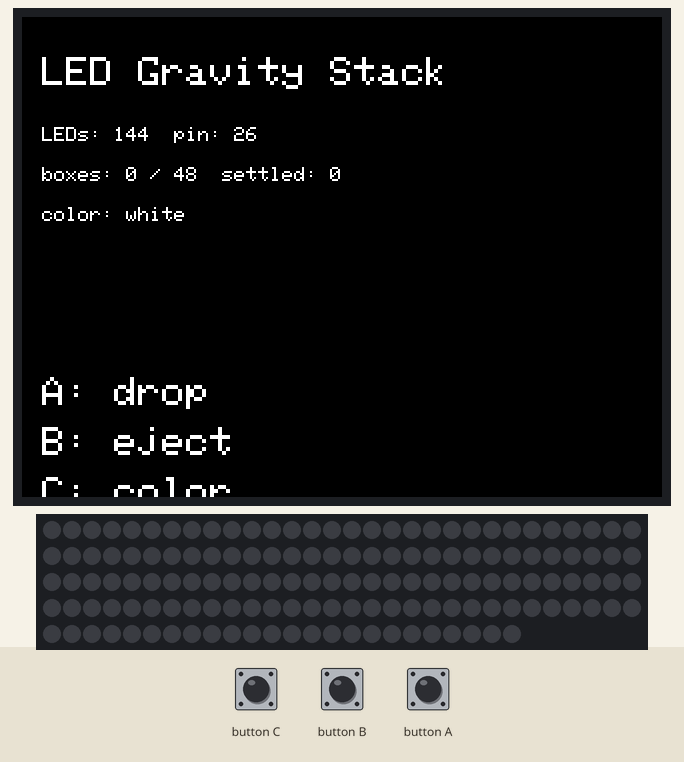
This program was run on a simulated ESP32. On the bench: 320×240 colour display, 144 RGB LEDs in strip order, left to right, continuing on the next row. The inputs (shaded band) are chosen by the test bench. Dim RGB values are drawn brighter than linear; random numbers use the default seed unless the program sets one.

Above: at 1.4 s.
1.5 s: button A pressed for 0.15 s
At 1.79 s:
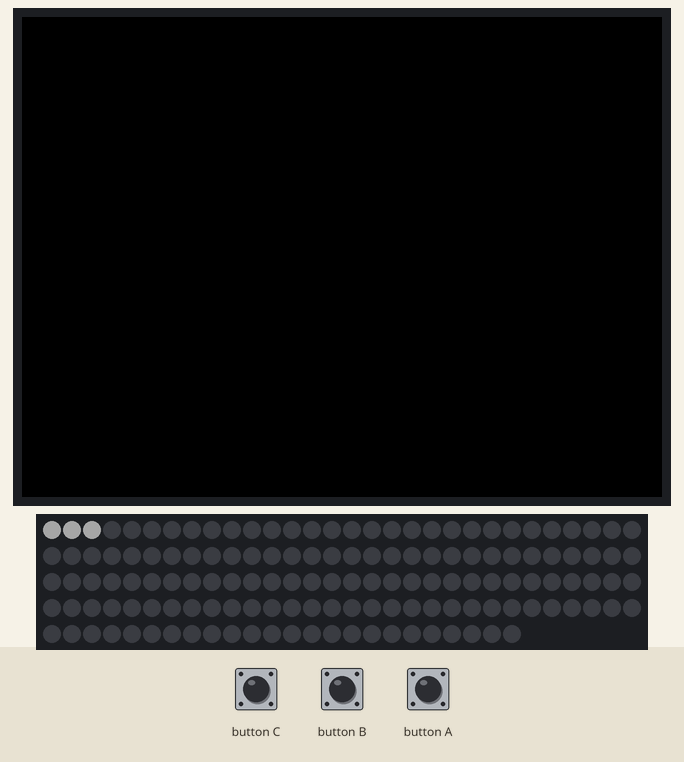
2.2 s: button B pressed for 0.15 s
At 2.76 s:
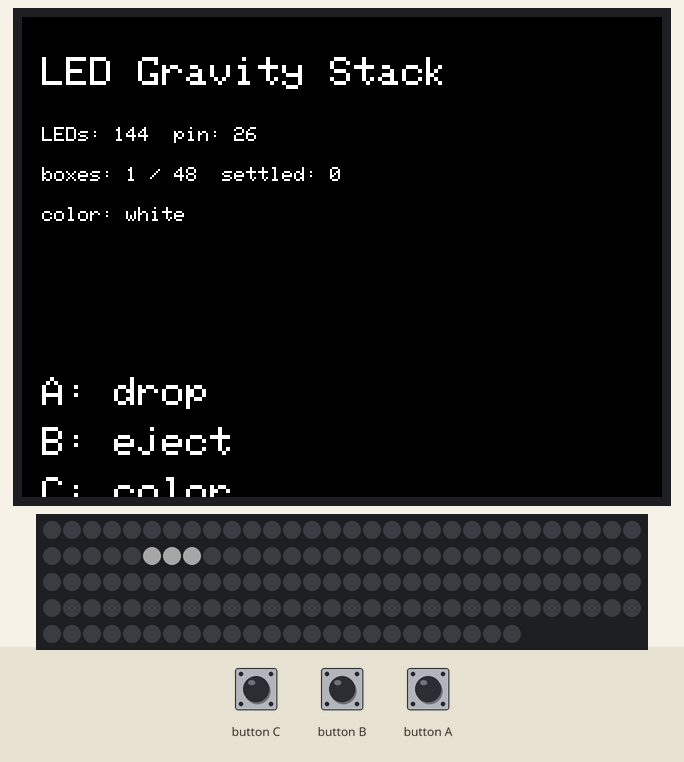
2.9 s: button C pressed for 0.15 s
At 4.4 s:
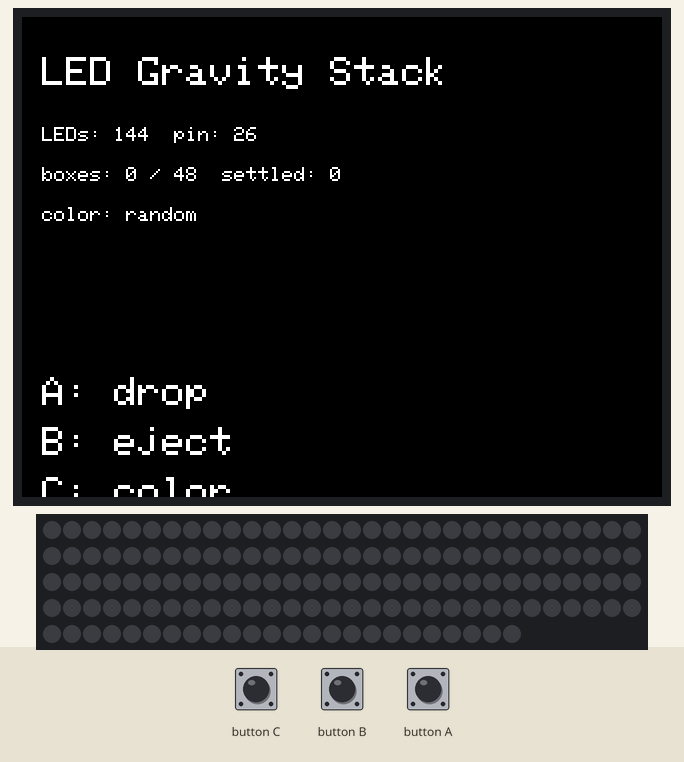
6.0 s: button B pressed for 1 s
10.0 s: button A pressed for 1 s
11.6 s: button C pressed for 1 s
At 12.0 s:
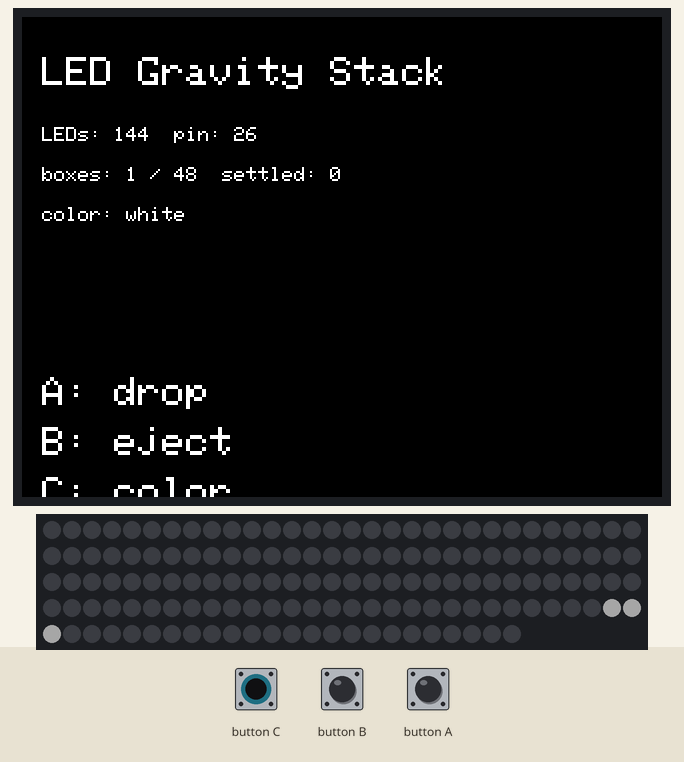
Timing chart, 0 to 14.2 s (numbered marks = the images above; inputs shaded):
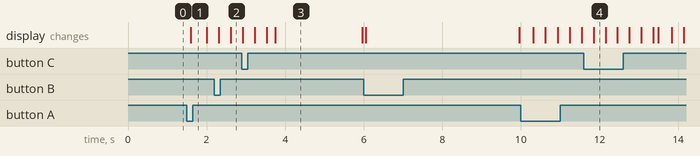

Measured:
- what the display in image 3 shows lasts 2.3 s, from 3.7 s to 6.0 s

The program:

main.cpp
```cpp
#include <M5Stack.h>
#include <FastLED.h>

// --- LED tape (GROVE Port B = GPIO 26) ---
#define LED_PIN 26
#define NUM_LEDS 144
#define COLOR_ORDER GRB
#define BRIGHTNESS 40

// 「白いボックス」のドット幅
#define BOX_SIZE 3
#define MAX_BOXES (NUM_LEDS / BOX_SIZE)

// 物理パラメータ（見た目で調整）
static const float GRAVITY = 160.0f;     // LED/s^2
static const float RESTITUTION = 0.68f;  // 反発係数 (<1 で収束)
static const float STOP_SPEED = 5.0f;    // これ以下で着地静止
static const float FLOOR_EPS = 0.08f;

CRGB leds[NUM_LEDS];

enum class BoxState : uint8_t { Falling, Settled, Ejecting };

struct Box {
  float pos;  // 上端 (0=先頭/上、大きいほど下)
  float vel;  // LED/s（下向き正）
  BoxState state;
  CRGB color;
};

Box boxes[MAX_BOXES];
int boxCount = 0;
bool colorMode = false;  // false=白一色, true=各ボックス別色

uint32_t lastMs = 0;
bool lcdDirty = true;

CRGB randomBoxColor() {
  // 暗すぎない彩度高めの色
  return CHSV(random8(), 255, 255);
}

void clearLeds() { fill_solid(leds, NUM_LEDS, CRGB::Black); }

void drawBoxes() {
  clearLeds();
  for (int i = 0; i < boxCount; ++i) {
    CRGB c = colorMode ? boxes[i].color : CRGB::White;
    int start = int(boxes[i].pos + 0.5f);
    for (int j = 0; j < BOX_SIZE; ++j) {
      int idx = start + j;
      if (idx >= 0 && idx < NUM_LEDS) {
        leds[idx] = c;
      }
    }
  }
  FastLED.show();
}

void toggleColorMode() {
  colorMode = !colorMode;
  if (colorMode) {
    for (int i = 0; i < boxCount; ++i) {
      boxes[i].color = randomBoxColor();
    }
  }
  lcdDirty = true;
}

int countSettled() {
  int n = 0;
  for (int i = 0; i < boxCount; ++i) {
    if (boxes[i].state == BoxState::Settled) ++n;
  }
  return n;
}

bool canDrop() {
  if (boxCount >= MAX_BOXES) return false;
  for (int i = 0; i < boxCount; ++i) {
    if (boxes[i].pos < float(BOX_SIZE + 1)) return false;
  }
  return true;
}

void dropFromTop() {
  if (!canDrop()) return;
  Box &b = boxes[boxCount++];
  b.pos = 0.0f;
  b.vel = 0.0f;
  b.state = BoxState::Falling;
  b.color = randomBoxColor();
  lcdDirty = true;
}

void ejectAll() {
  if (boxCount == 0) return;
  for (int i = 0; i < boxCount; ++i) {
    boxes[i].state = BoxState::Ejecting;
    if (boxes[i].vel < 40.0f) boxes[i].vel = 40.0f;
  }
  lcdDirty = true;
}

void removeFinishedEjects() {
  for (int i = boxCount - 1; i >= 0; --i) {
    if (boxes[i].state == BoxState::Ejecting &&
        boxes[i].pos >= float(NUM_LEDS)) {
      for (int j = i; j < boxCount - 1; ++j) {
        boxes[j] = boxes[j + 1];
      }
      --boxCount;
      lcdDirty = true;
    }
  }
}

// 自分より下の箱（または床）に乗るときの、自分の上端位置
float supportTop(int self) {
  float best = float(NUM_LEDS - BOX_SIZE);
  for (int i = 0; i < boxCount; ++i) {
    if (i == self) continue;
    const Box &o = boxes[i];
    if (o.state == BoxState::Ejecting) continue;
    if (o.pos + 0.01f < boxes[self].pos) continue;  // 自分より上は無視
    float land = o.pos - float(BOX_SIZE);
    if (land < best) best = land;
  }
  return best;
}

void updatePhysics(float dt) {
  for (int i = 0; i < boxCount; ++i) {
    Box &b = boxes[i];
    if (b.state == BoxState::Settled) continue;
    b.vel += GRAVITY * dt;
    b.pos += b.vel * dt;
  }

  // 下側（pos 大）から順に解決
  int order[MAX_BOXES];
  for (int i = 0; i < boxCount; ++i) order[i] = i;
  for (int a = 0; a < boxCount - 1; ++a) {
    for (int b = a + 1; b < boxCount; ++b) {
      if (boxes[order[a]].pos < boxes[order[b]].pos) {
        int t = order[a];
        order[a] = order[b];
        order[b] = t;
      }
    }
  }

  for (int k = 0; k < boxCount; ++k) {
    int i = order[k];
    Box &b = boxes[i];
    if (b.state == BoxState::Settled || b.state == BoxState::Ejecting) {
      continue;
    }

    const float floor = supportTop(i);
    if (b.pos >= floor) {
      b.pos = floor;
      b.vel = -b.vel * RESTITUTION;
      // 支えが Settled（または床）のときだけ静止判定
      bool solidSupport = true;
      for (int j = 0; j < boxCount; ++j) {
        if (j == i) continue;
        if (boxes[j].state == BoxState::Ejecting) continue;
        if (fabsf((boxes[j].pos - float(BOX_SIZE)) - floor) < 0.5f) {
          if (boxes[j].state == BoxState::Falling) {
            solidSupport = false;
          }
          break;
        }
      }
      if (solidSupport && fabsf(b.vel) < STOP_SPEED) {
        b.pos = floor;
        b.vel = 0.0f;
        b.state = BoxState::Settled;
        lcdDirty = true;
      } else if (b.pos >= floor - FLOOR_EPS) {
        b.pos = floor - FLOOR_EPS;
      }
    }

    if (b.pos < 0.0f) {
      b.pos = 0.0f;
      if (b.vel < 0.0f) b.vel = 0.0f;
    }
  }

  removeFinishedEjects();
}

void drawLcd() {
  M5.Lcd.fillScreen(TFT_BLACK);
  M5.Lcd.setTextColor(TFT_WHITE, TFT_BLACK);
  M5.Lcd.setTextSize(2);
  M5.Lcd.setCursor(10, 20);
  M5.Lcd.println("LED Gravity Stack");

  M5.Lcd.setTextSize(1);
  M5.Lcd.setCursor(10, 55);
  M5.Lcd.printf("LEDs: %d  pin: %d\n", NUM_LEDS, LED_PIN);
  M5.Lcd.setCursor(10, 75);
  M5.Lcd.printf("boxes: %d / %d  settled: %d\n", boxCount, MAX_BOXES,
                countSettled());
  M5.Lcd.setCursor(10, 95);
  M5.Lcd.printf("color: %s\n", colorMode ? "random" : "white");

  M5.Lcd.setCursor(10, 180);
  M5.Lcd.setTextSize(2);
  M5.Lcd.println("A: drop");
  M5.Lcd.setCursor(10, 205);
  M5.Lcd.println("B: eject");
  M5.Lcd.setCursor(10, 230);
  M5.Lcd.println("C: color");
}

void setup() {
  M5.begin();
  M5.Power.begin();

  FastLED.addLeds<WS2812B, LED_PIN, COLOR_ORDER>(leds, NUM_LEDS)
      .setCorrection(TypicalLEDStrip);
  FastLED.setBrightness(BRIGHTNESS);
  clearLeds();
  FastLED.show();

  boxCount = 0;
  drawBoxes();
  drawLcd();
  lastMs = millis();
}

void loop() {
  M5.update();

  if (M5.BtnA.wasPressed()) {
    dropFromTop();
  }
  if (M5.BtnB.wasPressed()) {
    ejectAll();
  }
  if (M5.BtnC.wasPressed()) {
    toggleColorMode();
  }

  uint32_t now = millis();
  float dt = (now - lastMs) * 0.001f;
  lastMs = now;
  if (dt > 0.05f) dt = 0.05f;

  updatePhysics(dt);
  drawBoxes();

  static uint32_t lastLcd = 0;
  if (lcdDirty || (now - lastLcd) > 150) {
    drawLcd();
    lcdDirty = false;
    lastLcd = now;
  }
}
```
